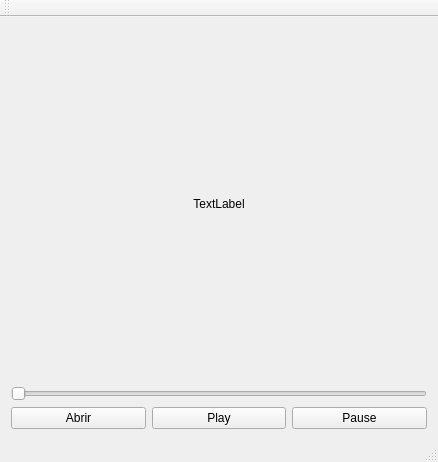
<?xml version="1.0" encoding="UTF-8"?>
<ui version="4.0">
 <class>MainWindow</class>
 <widget class="QMainWindow" name="MainWindow">
  <property name="geometry">
   <rect>
    <x>0</x>
    <y>0</y>
    <width>438</width>
    <height>462</height>
   </rect>
  </property>
  <property name="windowTitle">
   <string>MainWindow</string>
  </property>
  <widget class="QWidget" name="centralWidget">
   <layout class="QGridLayout" name="gridLayout">
    <item row="2" column="1">
     <widget class="QPushButton" name="play_pushButton">
      <property name="text">
       <string>Play</string>
      </property>
     </widget>
    </item>
    <item row="0" column="0" colspan="3">
     <widget class="QLabel" name="movie_label">
      <property name="text">
       <string>TextLabel</string>
      </property>
      <property name="alignment">
       <set>Qt::AlignCenter</set>
      </property>
     </widget>
    </item>
    <item row="2" column="0">
     <widget class="QPushButton" name="open_pushButton">
      <property name="text">
       <string>Abrir</string>
      </property>
     </widget>
    </item>
    <item row="1" column="0" colspan="3">
     <widget class="QSlider" name="frameSlider">
      <property name="orientation">
       <enum>Qt::Horizontal</enum>
      </property>
     </widget>
    </item>
    <item row="2" column="2">
     <widget class="QPushButton" name="pause_pushButton">
      <property name="text">
       <string>Pause</string>
      </property>
     </widget>
    </item>
   </layout>
  </widget>
  <widget class="QMenuBar" name="menuBar">
   <property name="geometry">
    <rect>
     <x>0</x>
     <y>0</y>
     <width>438</width>
     <height>26</height>
    </rect>
   </property>
  </widget>
  <widget class="QToolBar" name="mainToolBar">
   <attribute name="toolBarArea">
    <enum>TopToolBarArea</enum>
   </attribute>
   <attribute name="toolBarBreak">
    <bool>false</bool>
   </attribute>
  </widget>
  <widget class="QStatusBar" name="statusBar"/>
 </widget>
 <layoutdefault spacing="6" margin="11"/>
 <resources/>
 <connections/>
</ui>
